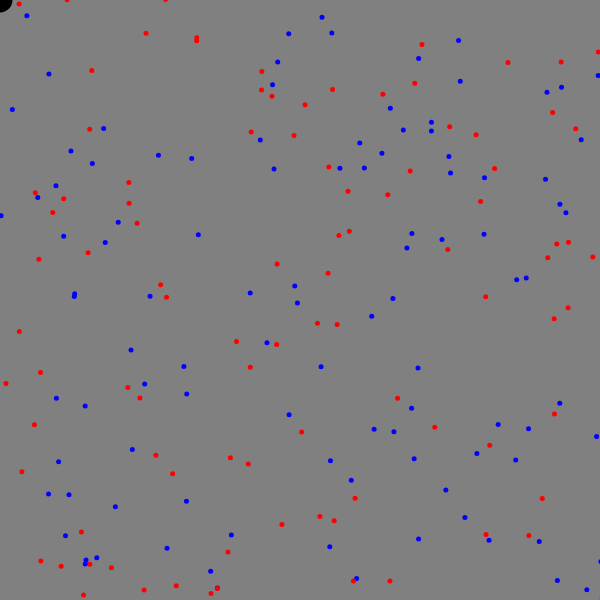
Frame 1 (no input)
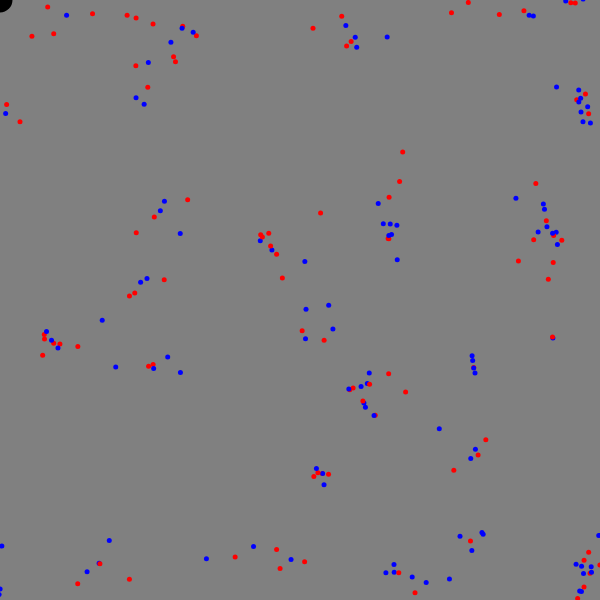
Frame 60 (no input)
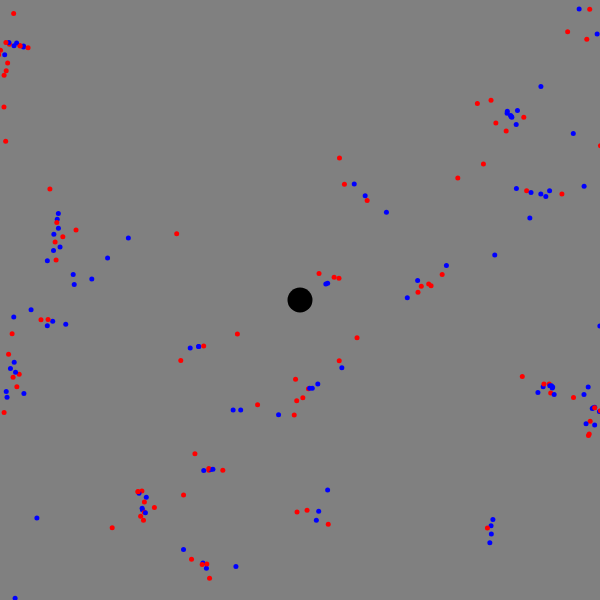
Frame 120 (the mouse pressed at the canvas centre since frame 60)

The p5.js sketch that drew these frames (run headless with seeded random() and noise() and a simulated clock; from frame 60 on, the mouse is pressed at the canvas centre):

// p5.js sketch
// ── sketch.js
const flock = []

let alignSlider, cohesionSlider, separationSlider

let leader, obstacle

function setup()
{
    createCanvas(600, 600)

    colorMode(RGB, 1)


    alignSlider = createSlider(0, 5, 1, 0.1)
    cohesionSlider = createSlider(0, 5, 1, 0.1)
    separationSlider = createSlider(0, 5, 1, 0.1)


    for(let i=0; i<200; i++)    
    {
        flock.push(new Boid())
    }

    leader = new Leader()


    //obstacle = new Obstacle()




    flock.push(leader)
    //flock.push(obstacle)
}



function draw()
{
    background(0.5)

    for (let boid of flock)
    {
        //if (boid != leader)
        {
            boid.edges()
            boid.flock(flock)
            boid.update()

        }
            boid.show()

    }


}

// ── boid.js
class Boid
{
    constructor()
    {
        this.position = createVector(random(width), 
            random(height))
        this.vel = p5.Vector.random2D()
        this.vel.setMag(random(2, 4))
        this.accel = createVector()
        this.maxForce = 0.2
        this.maxSpeed = 4

        this.color = random()
    }

    align(boids)
    {
        let perceiveRadius = 50

        let steering = createVector()

        let total = 0


        for (let other of boids)
        {
            let distance = dist(
                this.position.x, 
                this.position.y, 
                other.position.x, 
                other.position.y)

            if (other != this && distance < perceiveRadius)
            {
                steering.add(other.vel)


                total++
            }



            if (other != this && distance < 200)
            {
                // let diff = p5.Vector.sub(this.position, other.position)



                // diff.div(distance)

                if (other instanceof Leader)
                {
                    steering.add((mouseX - this.position.x, mouseY - this.position.y))


                }  


                total++
            }








        }

        if (total > 0)
        {
            steering.div(total)
            steering.setMag(this.maxSpeed)
            steering.sub(this.vel)
            steering.limit(this.maxForce)
        }

        return steering
    }


    cohesion(boids)
    {
        let perceiveRadius = 50
        let steering = createVector()
        let total = 0

        for (let other of boids)
        {
            let distance = dist(
                this.position.x, 
                this.position.y, 
                other.position.x, 
                other.position.y)

            if (other != this && distance < perceiveRadius)
            {
                steering.add(other.position)







                // if (other instanceof Leader)
                // {
                //     steering.add(other.position)
                //     steering.add(other.position)
                //     steering.add(other.position)
                //     steering.add(other.position)
                //     steering.add(other.position)
                //     steering.add(other.position)
                //     steering.add(other.position)
                //     steering.add(other.position)
                //     steering.add(other.position)
                //     steering.add(other.position)
                // }   




                total++
            }
        }

        if (total > 0)
        {
            steering.div(total)
            steering.sub(this.position)
            .setMag(this.maxSpeed)
            steering.sub(this.vel)
            steering.limit(this.maxForce)
        }

        return steering
    }


    separation(boids)
    {
        let perceiveRadius = 80
        let steering = createVector()
        let total = 0

        for (let other of boids)
        {
            let distance = dist(
                this.position.x, 
                this.position.y, 
                other.position.x, 
                other.position.y)

            if (other != this && distance < perceiveRadius)
            {
                let diff = p5.Vector.sub(this.position, other.position)
                diff.div(distance)




                if (other instanceof Obstacle)
                {
                    diff.mult(10000)
                    steering.add(diff)   
                }
                else
                {
                    steering.add(diff)  
                }       

              

                total++
            }
        }

        if (total > 0)
        {
            steering.div(total)
            steering.setMag(this.maxSpeed)
            steering.sub(this.vel)
            steering.limit(this.maxForce)
        }

        return steering
    }


    flock(boids)
    {
        let alignment = this.align(boids)
        let cohesion = this.cohesion(boids)
        let separation = this.separation(boids)

        separation.mult(separationSlider.value())
        alignment.mult(alignSlider.value())
        cohesion.mult(cohesionSlider.value())

        this.accel.add(separation)
        this.accel.add(cohesion)
        this.accel.add(alignment)
    }

    update()
    {
        this.position.add(this.vel)
        this.vel.add(this.accel)
        this.accel.mult(0)
    }

    show()
    {
        //strokeWeight(5)
        noStroke()
        if (this.color > 0.5) fill(1, 0, 0)
        else fill(0, 0, 1)



        //stroke(1)
        ellipse(this.position.x, this.position.y, 5, 5)
    }

    edges()
    {
        if (this.position.x > width) this.position.x = 0
        if (this.position.x < 0) this.position.x = width
        if (this.position.y > height) this.position.y = 0
        if (this.position.y < 0) this.position.y = height
    }
}
// ── leader.js
class Leader
{
    constructor()
    {
        this.position = createVector(mouseX, mouseY)

        // this.vel = p5.Vector.random2D()
        // this.vel.setMag(random(1, 2))
        // this.accel = createVector()
        // this.maxForce = 0.2
        // this.maxSpeed = 4
    }

    align(boids)
    {
        // let perceiveRadius = 50

        // let steering = createVector()

        // let total = 0


        // for (let other of boids)
        // {
        //     let distance = dist(
        //         this.position.x, 
        //         this.position.y, 
        //         other.position.x, 
        //         other.position.y)

        //     if (other != this && distance < perceiveRadius)
        //     {
        //         steering.add(other.vel)
        //         total++
        //     }
        // }

        // if (total > 0)
        // {
        //     steering.div(total)
        //     steering.setMag(this.maxSpeed)
        //     steering.sub(this.vel)
        //     steering.limit(this.maxForce)
        // }

        // return steering
    }


    cohesion(boids)
    {
        // let perceiveRadius = 50
        // let steering = createVector()
        // let total = 0

        // for (let other of boids)
        // {
        //     let distance = dist(
        //         this.position.x, 
        //         this.position.y, 
        //         other.position.x, 
        //         other.position.y)

        //     if (other != this && distance < perceiveRadius)
        //     {
        //         steering.add(other.position)
        //         total++
        //     }
        // }

        // if (total > 0)
        // {
        //     steering.div(total)
        //     steering.sub(this.position)
        //     .setMag(this.maxSpeed)
        //     steering.sub(this.vel)
        //     steering.limit(this.maxForce)
        // }

        // return steering
    }


    separation(boids)
    {
        // let perceiveRadius = 45
        // let steering = createVector()
        // let total = 0

        // for (let other of boids)
        // {
        //     let distance = dist(
        //         this.position.x, 
        //         this.position.y, 
        //         other.position.x, 
        //         other.position.y)

        //     if (other != this && distance < perceiveRadius)
        //     {
        //         let diff = p5.Vector.sub(this.position, other.position)
        //         diff.div(distance)

        //         steering.add(diff)
        //         total++
        //     }
        // }

        // if (total > 0)
        // {
        //     steering.div(total)
        //     steering.setMag(this.maxSpeed)
        //     steering.sub(this.vel)
        //     steering.limit(this.maxForce)
        // }

        // return steering
    }


    flock(boids)
    {
        // let alignment = this.align(boids)
        // let cohesion = this.cohesion(boids)
        // let separation = this.separation(boids)

        // separation.mult(separationSlider.value())
        // alignment.mult(alignSlider.value())
        // cohesion.mult(cohesionSlider.value())

        // this.accel.add(separation)
        // this.accel.add(cohesion)
        // this.accel.add(alignment)
    }

    update()
    {
        // this.position.add(this.vel)
        // this.vel.add(this.accel)
        // this.accel.mult(0)


        this.position.x = mouseX
        this.position.y = mouseY
    }

    show()
    {
        strokeWeight(25)
        stroke(0)
        point(this.position.x, this.position.y)
    }

    edges()
    {
        // if (this.position.x > width) this.position.x = 0
        // if (this.position.x < 0) this.position.x = width
        // if (this.position.y > height) this.position.y = 0
        // if (this.position.y < 0) this.position.y = height
    }
}
// ── obstacle.js
class Obstacle
{
    constructor()
    {
        this.position = createVector(width*0.5, height*0.5)

        this.vel = p5.Vector.random2D()
        this.vel.setMag(random(1, 2))
        this.accel = createVector()
        this.maxForce = 0.2
        this.maxSpeed = 4
    }

    align(boids)
    {
        let perceiveRadius = 50

        let steering = createVector()

        let total = 0


        for (let other of boids)
        {
            let distance = dist(
                this.position.x, 
                this.position.y, 
                other.position.x, 
                other.position.y)

            if (other != this && distance < perceiveRadius)
            {
                steering.add(other.vel)
                total++
            }
        }

        if (total > 0)
        {
            steering.div(total)
            steering.setMag(this.maxSpeed)
            steering.sub(this.vel)
            steering.limit(this.maxForce)
        }

        return steering
    }


    cohesion(boids)
    {
        let perceiveRadius = 50
        let steering = createVector()
        let total = 0

        for (let other of boids)
        {
            let distance = dist(
                this.position.x, 
                this.position.y, 
                other.position.x, 
                other.position.y)

            if (other != this && distance < perceiveRadius)
            {
                steering.add(other.position)
                total++
            }
        }

        if (total > 0)
        {
            steering.div(total)
            steering.sub(this.position)
            .setMag(this.maxSpeed)
            steering.sub(this.vel)
            steering.limit(this.maxForce)
        }

        return steering
    }


    separation(boids)
    {
        let perceiveRadius = 45
        let steering = createVector()
        let total = 0

        for (let other of boids)
        {
            let distance = dist(
                this.position.x, 
                this.position.y, 
                other.position.x, 
                other.position.y)

            if (other != this && distance < perceiveRadius)
            {
                let diff = p5.Vector.sub(this.position, other.position)
                diff.div(distance)

                steering.add(diff)
                total++
            }
        }

        if (total > 0)
        {
            steering.div(total)
            steering.setMag(this.maxSpeed)
            steering.sub(this.vel)
            steering.limit(this.maxForce)
        }

        return steering
    }


    flock(boids)
    {
        let alignment = this.align(boids)
        let cohesion = this.cohesion(boids)
        let separation = this.separation(boids)

        separation.mult(separationSlider.value()*0)
        alignment.mult(alignSlider.value()*0)
        cohesion.mult(cohesionSlider.value()*0)

        this.accel.add(separation)
        this.accel.add(cohesion)
        this.accel.add(alignment)
    }

    update()
    {
        // this.position.add(this.vel)
        // this.vel.add(this.accel)
        // this.accel.mult(0)
    }

    show()
    {
        strokeWeight(30)

        fill(1, 0, 0)
        //stroke(0.5)
        point(this.position.x, this.position.y)
    }

    edges()
    {
        if (this.position.x > width) this.position.x = 0
        if (this.position.x < 0) this.position.x = width
        if (this.position.y > height) this.position.y = 0
        if (this.position.y < 0) this.position.y = height
    }
}
